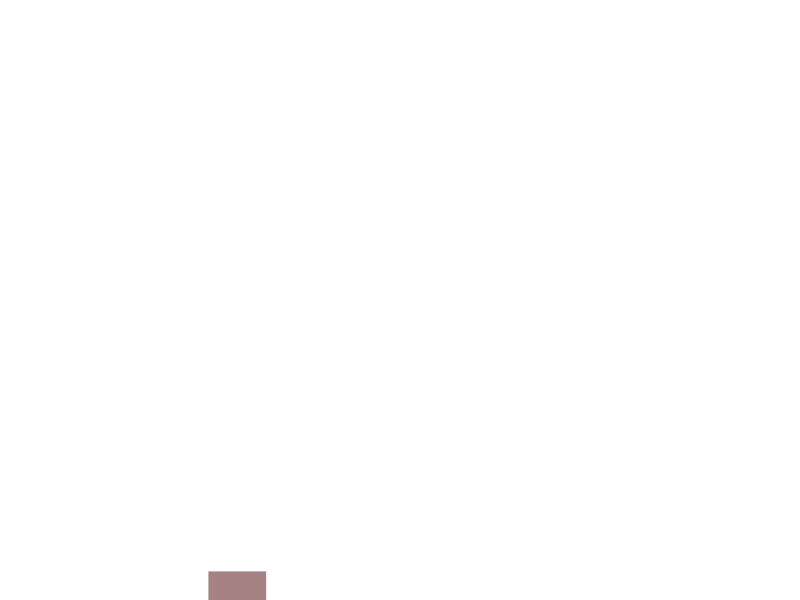
Frame 1 (no input)
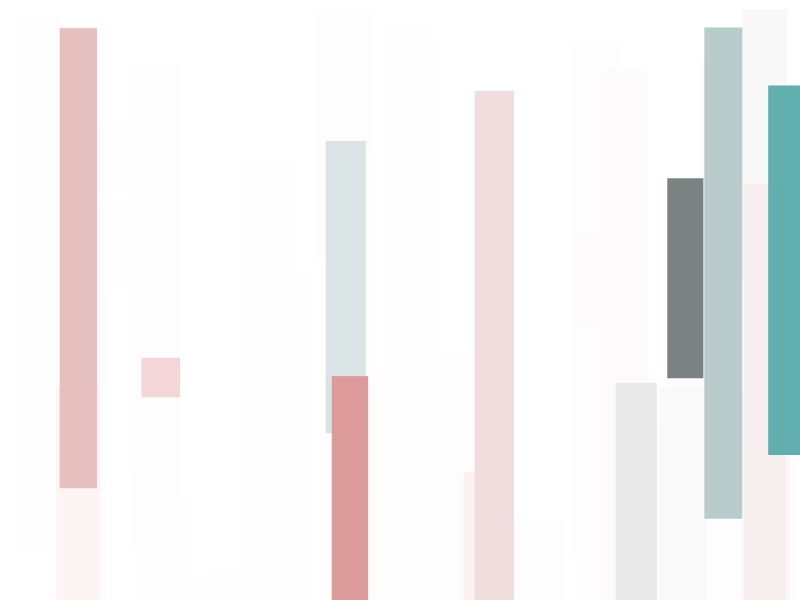
Frame 60 (the mouse pressed at the canvas centre just before this capture)
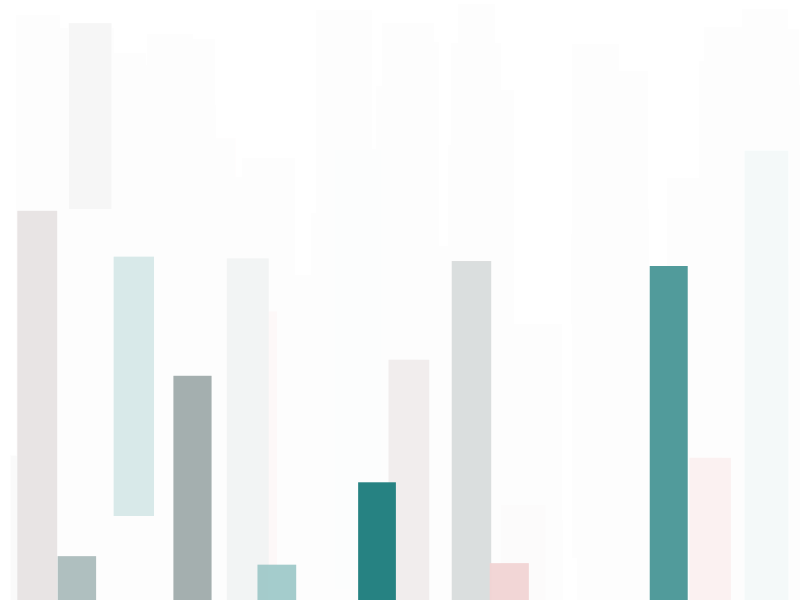
Frame 120 (the mouse held since frame 60 and released just before this capture)

The Processing sketch that drew these frames (run headless with seeded random() and noise(); from frame 60 on, the mouse is pressed at the canvas centre):

// Processing sketch: processing_45094
// ── processing_45094.pde

float posX ;
float posY ;
float posX2;
float posY2;
float bcc=0.05;
float n =0;
float n2=0;
void setup(){
 size (800,600);
 smooth();
background(255); 
  
}


void draw(){
  noStroke();
fill(255,255,255,50);
rect(0, 0, width, height);
 
  bcc = bcc + 0.01;
  n = noise(bcc);
for (int i= 0; i<100; i++){

 n2 = n*i; 
}

  fill (random(255), 127,127, 250);
 rect (random(width)+n,random(height)+n,n2,n2+random(width));
//translate (40,50); 
  
}
